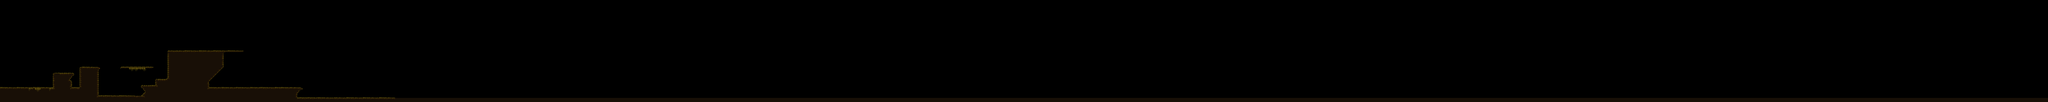

The image is a tile-based game level rendered from a .tmx file. Its description and source (layers, tilesets, objects; grid data summarised) follow:
An orthogonal 1000x50 tile map with 16x16 px tiles, 2 tile layers (ground, grass).

<map version="1.4" tiledversion="1.4.3" orientation="orthogonal" renderorder="right-down" width="1000" height="50" tilewidth="16" tileheight="16" infinite="0" nextlayerid="3" nextobjectid="1">
 <editorsettings>
  <export target="layers_map.json" format="json" />
 </editorsettings>
 <tileset firstgid="1" name="env_ground" tilewidth="16" tileheight="16" tilecount="900" columns="30">
  <image source="env_ground.png" width="480" height="480" />
 </tileset>
 <layer id="1" name="ground" width="1000" height="50">
  <data>[50000 cells, 3033 non-empty, 27 distinct tile ids]</data>
 </layer>
 <layer id="2" name="grass" width="1000" height="50">
  <data>[50000 cells, 608 non-empty, 107 distinct tile ids]</data>
 </layer>
</map>
